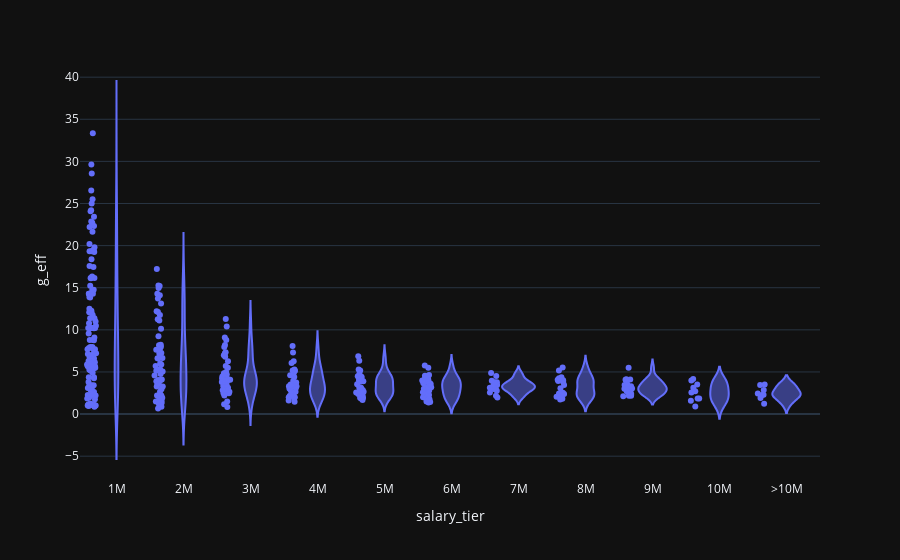

Notebook source saved alongside this figure:
### Code cell
fig = px.violin(
    df,
    x="salary_tier",
    y="g_eff",
    points="all",
    hover_name="playerName"
)
fig.show()

### Figure 1 — Plotly figure (JSON) as saved in the notebook; plotly's stock layout.template omitted (floating-point values rounded to 4 significant figures; data arrays with more than 128 entries replaced by an {"elided": "..."} marker saying what was removed)
{"data": [{"alignmentgroup": "True", "box": {"visible": false}, "hovertemplate": "<b>%{hovertext}</b><br><br>salary_tier=%{x}<br>g_eff=%{y}<extra></extra>", "hovertext": {"elided": "389 str values"}, "legendgroup": "", "marker": {"color": "#636efa"}, "name": "", "offsetgroup": "", "orientation": "v", "points": "all", "scalegroup": "True", "showlegend": false, "type": "violin", "x": {"elided": "389 str values"}, "x0": " ", "xaxis": "x", "y": {"elided": "389 float values"}, "y0": " ", "yaxis": "y"}], "layout": {"legend": {"tracegroupgap": 0}, "margin": {"t": 60}, "violinmode": "group", "xaxis": {"anchor": "y", "domain": [0, 1], "title": {"text": "salary_tier"}}, "yaxis": {"anchor": "x", "domain": [0, 1], "title": {"text": "g_eff"}}}}
